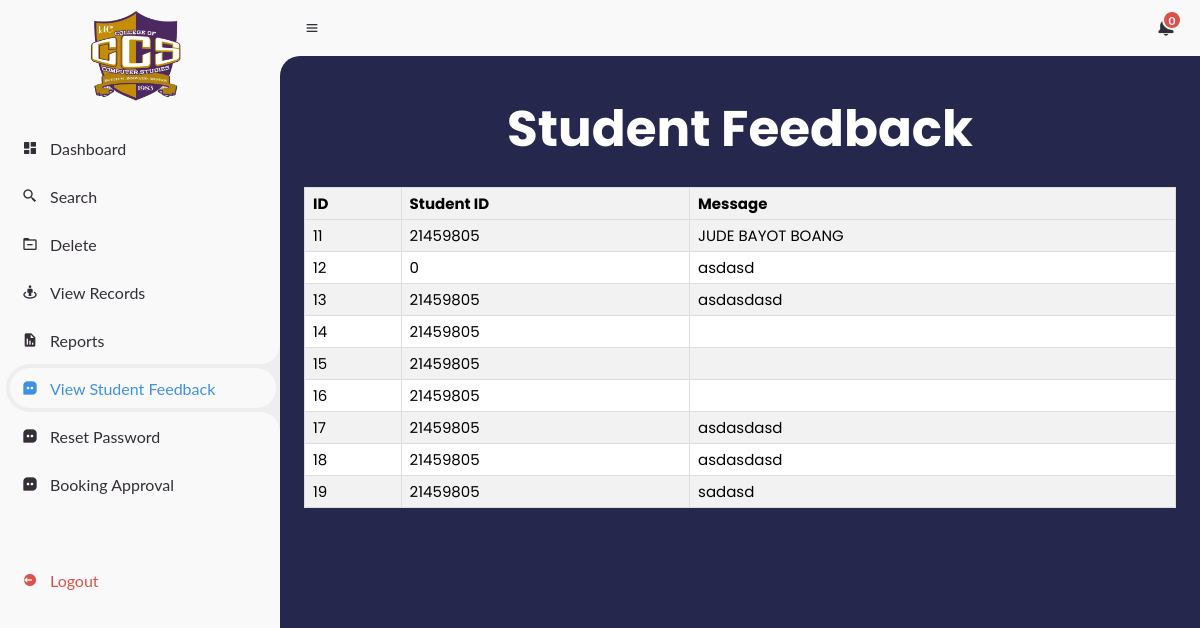
Screenshot of /adminfeedback.php (signed in) with the database file from the repository.
### tables this page shows
CREATE TABLE `feedback` (
  `id` int(11) NOT NULL,
  `idno` int(11) DEFAULT NULL,
  `firstName` varchar(50) DEFAULT NULL,
  `lastName` varchar(50) DEFAULT NULL,
  `message` varchar(1000) DEFAULT NULL
);

### adminfeedback.php (the view, shortened to what this page needs)
<?php
include('config.php');
$sql = "SELECT * FROM feedback";
$result = $con->query($sql);
?>
<!DOCTYPE html>
<html lang="en">
<head>
	<link href='https://unpkg.com/boxicons@2.0.9/css/boxicons.min.css' rel='stylesheet'>
</head>
<body>
<section id="sidebar">
		<a href="#" class="brand">
			<img src="./images/ccs.png" height="100px">
		</a>
		<ul class="side-menu top">
			<li>
				<a href="admin.php">
					<i class='bx bxs-dashboard' ></i>
					<span class="text">Dashboard</span>
				</a>
			</li>
			<li>
				<a href="adminsearch.php">
					<i class='bx bx-search-alt-2'></i>
					<span class="text">Search</span>
				</a>
			</li>
			<li>
				<a href="#">
					<i class='bx bx-folder-minus'></i>
					<span class="text">Delete</span>
				</a>
			</li>
			<li>
				<a href="adminview.php">
					<i class='bx bx-street-view'></i>
					<span class="text">View Records</span>
				</a>
			</li>
			<li>
				<a href="adminreports.php">
					<i class='bx bxs-report'></i>
					<span class="text">Reports</span>
				</a>
			</li>
			<li class="active">
				<a href="adminfeedback.php">
				<i class='bx bxs-message-square-dots'></i>
					<span class="text">View Student Feedback</span>
				</a>
			</li>
			<li>
				<a href="adminreset.php">
				<i class='bx bxs-message-square-dots'></i>
					<span class="text">Reset Password</span>
				</a>
			</li>
            <li>
				<a href="adminbooking.php">
				<i class='bx bxs-message-square-dots'></i>
					<span class="text">Booking Approval</span>
				</a>
			</li>
		</ul>
		<ul class="side-menu">
			<li>
				<a href="logout.php" class="logout">
					<i class='bx bxs-log-out-circle' ></i>
					<span class="text">Logout</span>
				</a>
			</li>
		</ul>
	</section>
    <section id="content">
		<nav>
			<i class='bx bx-menu'></i>
			<a href="#" class="notification">
				<span class="num">0</span>
			</a>
		</nav>
        <main>
        <h1>Student Feedback</h1>
        <table class='user-table'>
            <tr>
                <th>ID</th>
                <th>Student ID</th>
                <th>Message</th>
            </tr>
            <?php
            if ($result->num_rows > 0) {
                while ($row = $result->fetch_assoc()) {
                    echo "<tr>";
                    echo "<td>" . $row['id'] . "</td>";
                    echo "<td>" . $row['idno'] . "</td>";
                    echo "<td>" . $row['message'] . "</td>";
                    echo "</tr>";
                }
            } else {
                echo "<tr><td colspan='5'>No feedback found</td></tr>";
            }
            ?>
        </table>
    </main>
</section>
</body>
</html>

### adminfeedback.php (style rules this page uses)
* { margin: 0; padding: 0; box-sizing: border-box; }
a { text-decoration: none; }
li { list-style: none; }
:root { --poppins: 'Poppins', sans-serif; --lato: 'Lato', sans-serif; --light: #F9F9F9; --blue: #3C91E6; --light-blue: #CFE8FF; --grey: #eee; --dark-grey: #AAAAAA; --dark: #342E37; --red: #DB504A; --yellow: #FFCE26; --light-yellow: #FFF2C6; --orange: #FD7238; --light-orange: #FFE0D3; }
html { overflow-x: hidden; }
body { background: #25274D; overflow-x: hidden; }
#sidebar { position: fixed; top: 0; left: 0; width: 280px; height: 100%; background: var(--light); z-index: 2000; font-family: var(--lato); transition: .3s ease; overflow-x: hidden; scrollbar-width: none; }
#sidebar .brand { font-size: 24px; font-weight: 700; height: 56px; display: flex; align-items: center; color: var(--blue); position: sticky; top: 0; left: 0; background: var(--light); z-index: 500; padding-bottom: 20px; box-sizing: content-box; }
#sidebar .side-menu { width: 100%; margin-top: 48px; }
#sidebar .side-menu li { height: 48px; background: transparent; margin-left: 6px; border-radius: 48px 0 0 48px; padding: 4px; }
#sidebar .side-menu li.active { background: var(--grey); position: relative; }
#sidebar .side-menu li.active::before { content: ''; position: absolute; width: 40px; height: 40px; border-radius: 50%; top: -40px; right: 0; box-shadow: 20px 20px 0 var(--grey); z-index: -1; }
#sidebar .side-menu li.active::after { content: ''; position: absolute; width: 40px; height: 40px; border-radius: 50%; bottom: -40px; right: 0; box-shadow: 20px -20px 0 var(--grey); z-index: -1; }
#sidebar .side-menu li a { width: 100%; height: 100%; background: var(--light); display: flex; align-items: center; border-radius: 48px; font-size: 16px; color: var(--dark); white-space: nowrap; overflow-x: hidden; }
#sidebar .side-menu.top li.active a { color: var(--blue); }
#sidebar .side-menu li a.logout { color: var(--red); }
#sidebar .side-menu li a .bx { min-width: calc(60px - ((4px + 6px) * 2)); display: flex; justify-content: center; }
#content { position: relative; width: calc(100% - 280px); left: 280px; transition: .3s ease; }
#content nav { height: 56px; background: var(--light); padding: 0 24px; display: flex; align-items: center; justify-content: space-between; grid-gap: 24px; font-family: var(--lato); position: sticky; top: 0; left: 0; z-index: 1000; }
#content nav::before { content: ''; position: absolute; width: 40px; height: 40px; bottom: -40px; left: 0; border-radius: 50%; box-shadow: -20px -20px 0 var(--light); }
#content nav a { color: var(--dark); }
#content nav .bx.bx-menu { cursor: pointer; color: var(--dark); }
#content nav .notification { font-size: 20px; position: relative; }
#content nav .notification .num { position: absolute; top: -6px; right: -6px; width: 20px; height: 20px; border-radius: 50%; border: 2px solid var(--light); background: var(--red); color: var(--light); font-weight: 700; font-size: 12px; display: flex; justify-content: center; align-items: center; }
#content main { width: 100%; padding: 36px 24px; font-family: var(--poppins); max-height: calc(100vh - 56px); overflow-y: auto; }
#sidebar img { margin-left: 90px; margin-top: 60px; transition: margin-left 0.3s ease; }
.user-table { width: 100%; border-collapse: collapse; margin-top: 20px; font-size: 15px; background-color: white; height: 100px; }
.user-table th, .user-table td { border: 1px solid #ddd; padding: 4px 8px; text-align: left; }
.user-table th { background-color: #f2f2f2; color: black; }
.user-table tr:nth-child(even) { background-color: #f2f2f2; }
h1 { color: #fff; font-size: 50px; text-align: center; }

### rows the page displays
feedback: id "11", idno "21459805", message "JUDE BAYOT BOANG"
feedback: id "12", idno "0", message "asdasd"
feedback: id "13", idno "21459805", message "asdasdasd"
feedback: id "14", idno "21459805"
feedback: id "15", idno "21459805"
feedback: id "16", idno "21459805"
feedback: id "17", idno "21459805", message "asdasdasd"
feedback: id "18", idno "21459805", message "asdasdasd"
feedback: id "19", idno "21459805", message "sadasd"
